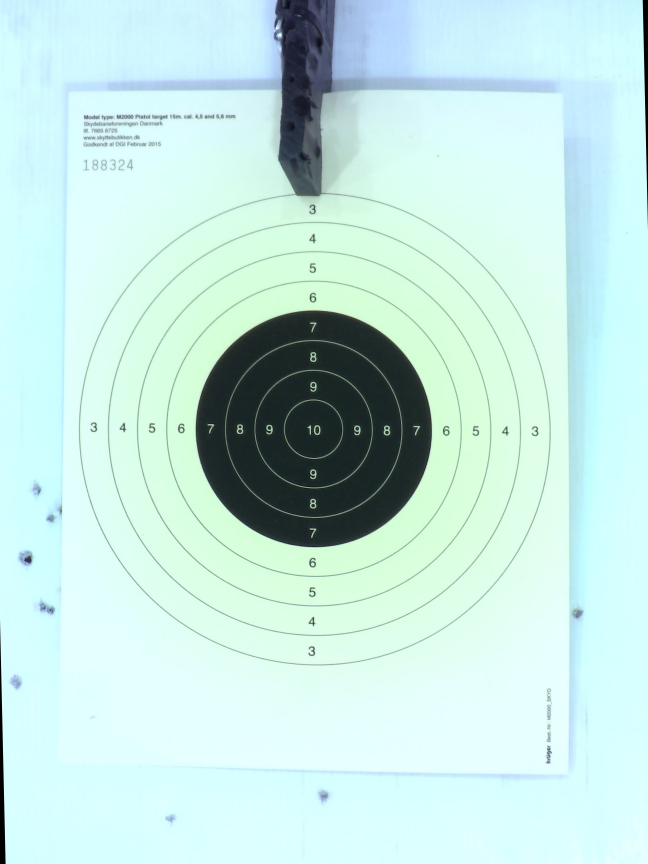
#> input picture test_frames/frame_0000_clean_target_corrected.jpg, 1944 x 2592 px (shown at 1/3 size); the run also reads 1 picture not shown here
$ python debug_darker_thresh.py
#> lines starting #> are read from the running program, lines starting #| are printed output that depends on the picture; after the words box and inside, x2 and y2 are one past the last pixel; in counts of white or black regions, pixels touching at a corner belong together
#> (reads ground_truth_holes.json from the repository)
#> further down, before is the input picture: shape (2592, 1944, 3); mean B, G, R 224.7, 230.2, 196.5
### target_detection.py
#!/usr/bin/env python3
"""
Target Detection Module
Detects shooting target circles and bullet holes using OpenCV
"""

import cv2
import numpy as np
import time
import yaml
import os


class TargetDetector:
    """Detects shooting targets and bullet holes"""

    def __init__(self):
        self.target_center = None
        self.target_radius = None
        self.detection_enabled = True

        # Detection stability
        self.detection_history = []
        self.max_history = 5
        self.stable_detection = None
        self.detection_confidence = 0

        # Outer circle detection
        self.outer_circle = None
        self.outer_circle_history = []
        self.stable_outer_circle = None
        self.outer_confidence = 0

        # Performance optimization - periodic detection
        self.last_detection_time = 0
        self.detection_interval = 1.0  # Run detection every 1 second
        self.cached_inner_result = None
        self.cached_outer_result = None

        # Frame change detection
        self.last_frame_gray = None
        self.frame_change_threshold = 0.05  # 5% change triggers re-detection

        # Perspective correction
        self.target_corners = None
        self.perspective_matrix = None
        self.min_target_area_ratio = 0.01  # Minimum 1% of frame area

        # Debug visualization
        self.debug_mode = False
        self.debug_type = "combined"  # "combined", "perspective", "circles"
        self.debug_frame = None
        self.debug_contours = None
        self.corner_debug_frame = None
        self.circle_debug_frame = None

        # Calibration mode for perspective detection
        self.calibration_mode = False  # When true, performs detection on demand

        # Debug frames
        self.corrected_debug_frame = None  # For perspective-corrected debug view

    def detect_black_circle_improved(self, frame):
        """
        Improved detection specifically for the large black circle target
        Automatically scales parameters based on frame resolution
        """
        # Convert to grayscale
        gray = cv2.cvtColor(frame, cv2.COLOR_BGR2GRAY)

        # Get frame dimensions for scaling
        h, w = frame.shape[:2]

        # Scale parameters based on resolution
        # Base resolution: 640x480, scaling factor for larger resolutions
        scale_factor = max(w / 640, h / 480)

        # Apply median blur to reduce noise while preserving edges
        blur_size = max(5, int(5 * scale_factor) | 1)  # Ensure odd number
        blurred = cv2.medianBlur(gray, blur_size)
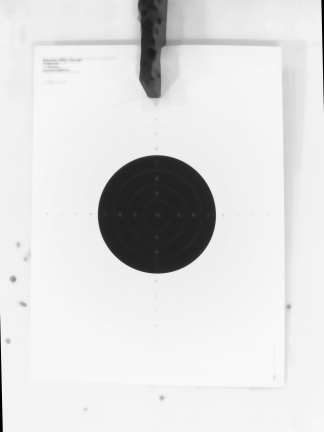
#> blurred: shape (2592, 1944) (shown at 1/6 size); min 0, max 248, mean 220.3

        # Create binary mask for very dark regions (black target area)
        # This threshold isolates the black circle from lighter areas
        _, binary = cv2.threshold(blurred, 80, 255, cv2.THRESH_BINARY_INV)
#> binary: shape (2592, 1944); 9.1% white; 6 white regions, box (x1, y1, x2, y2) and area: (588, 933, 1295, 1641) 392337, (829, 0, 994, 567) 56129, (0, 1900, 17, 2592) 6024, (1928, 0, 1944, 650) 5341, (935, 431, 962, 470) 790, (980, 25, 992, 34) 64

        # Remove small noise with morphological operations
        kernel_size = max(5, int(5 * scale_factor))
        kernel = cv2.getStructuringElement(cv2.MORPH_ELLIPSE, (kernel_size, kernel_size))
        binary = cv2.morphologyEx(binary, cv2.MORPH_OPEN, kernel)
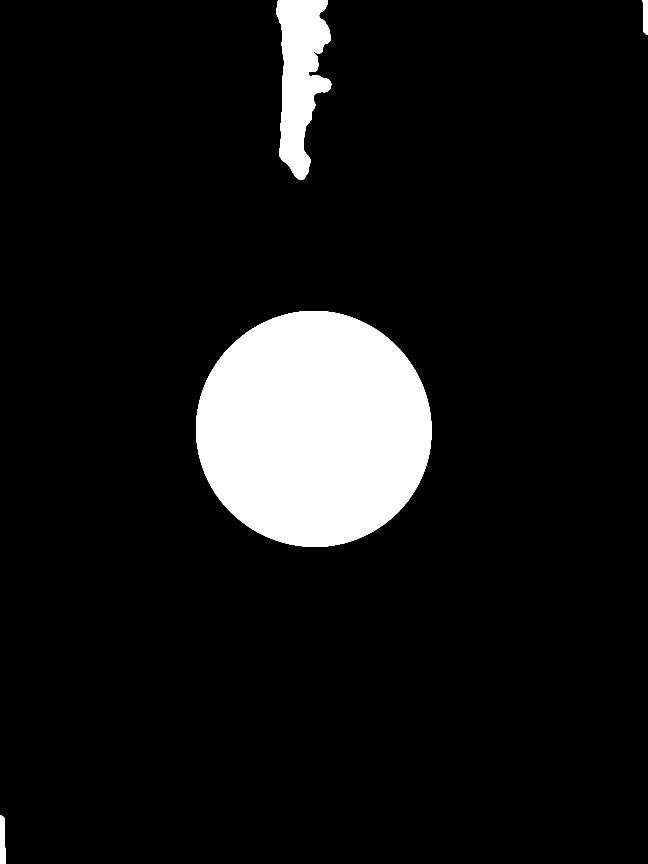
#> binary: shape (2592, 1944) (shown at 1/3 size); 9% white; 4 white regions, box (x1, y1, x2, y2) and area: (588, 933, 1295, 1641) 392336, (829, 0, 994, 540) 55361, (0, 2446, 17, 2592) 2147, (1928, 0, 1944, 104) 1470
        binary = cv2.morphologyEx(binary, cv2.MORPH_CLOSE, kernel)
#> binary: shape (2592, 1944); 9% white; 4 white regions

        # Create circle detection debug visualization
        if self.debug_mode:
            self.circle_debug_frame = cv2.cvtColor(binary, cv2.COLOR_GRAY2BGR)
            cv2.putText(self.circle_debug_frame, "CIRCLE DETECTION DEBUG",
                       (10, 50), cv2.FONT_HERSHEY_SIMPLEX, 1.2, (0, 255, 255), 3)
            cv2.putText(self.circle_debug_frame, f"Threshold: 80, Scale: {scale_factor:.1f}",
                       (10, 100), cv2.FONT_HERSHEY_SIMPLEX, 1.0, (255, 255, 255), 3)

        # Find contours in the binary image
        contours, _ = cv2.findContours(binary, cv2.RETR_EXTERNAL, cv2.CHAIN_APPROX_SIMPLE)
#> contours = 4 contours; box (x1, y1, x2, y2) and area: (588, 933, 1295, 1641) 391338, (829, 0, 994, 540) 55249, (0, 2446, 17, 2592) 1990, (1928, 0, 1944, 104) 1356

        # Filter contours for the main black circle
        best_circle = None
        best_score = 0

        # Scale size thresholds based on resolution
        min_area = int(5000 * scale_factor * scale_factor)
        max_area = int(100000 * scale_factor * scale_factor)
        min_radius = int(40 * scale_factor)
        max_radius = int(400 * scale_factor)

        for contour in contours:
            area = cv2.contourArea(contour)

            # Size filtering - target should be reasonably large
            if area < min_area or area > max_area:
                continue

            # Fit circle to contour
            (x, y), radius = cv2.minEnclosingCircle(contour)
            center = (int(x), int(y))
            radius = int(radius)

            # Check if circle is reasonably sized and positioned
            if (radius < min_radius or radius > max_radius or
                x < radius or y < radius or
                x + radius > w or y + radius > h):
                continue

            # Calculate circularity (how round the contour is)
            perimeter = cv2.arcLength(contour, True)
            if perimeter == 0:
                continue

            circularity = 4 * np.pi * area / (perimeter * perimeter)

            # Check how well the contour fits a circle
            circle_area = np.pi * radius * radius
            area_ratio = area / circle_area if circle_area > 0 else 0

            # Position preference - prefer circles closer to center of frame
            center_x, center_y = w // 2, h // 2
            distance_from_center = np.sqrt((x - center_x)**2 + (y - center_y)**2)
            max_distance = np.sqrt(center_x**2 + center_y**2)
            center_score = 1.0 - (distance_from_center / max_distance)

            # Calculate darkness score for this region
            mask = np.zeros(gray.shape, dtype=np.uint8)
            cv2.circle(mask, center, radius, 255, -1)
            mean_intensity = cv2.mean(gray, mask=mask)[0]
            darkness_score = (255 - mean_intensity) / 255  # Higher for darker regions

            # Combined score: circularity + area fit + darkness + center position
            score = (circularity * 0.3 +
                    area_ratio * 0.3 +
                    darkness_score * 0.3 +
                    center_score * 0.1)

            # Must be reasonably circular and dark
            if circularity > 0.6 and darkness_score > 0.3 and score > best_score:
                best_score = score
                best_circle = (center[0], center[1], radius)
#> this loop made 4 passes
#> area on passes 1, 3, 4: 1990.5, 1356, 55249
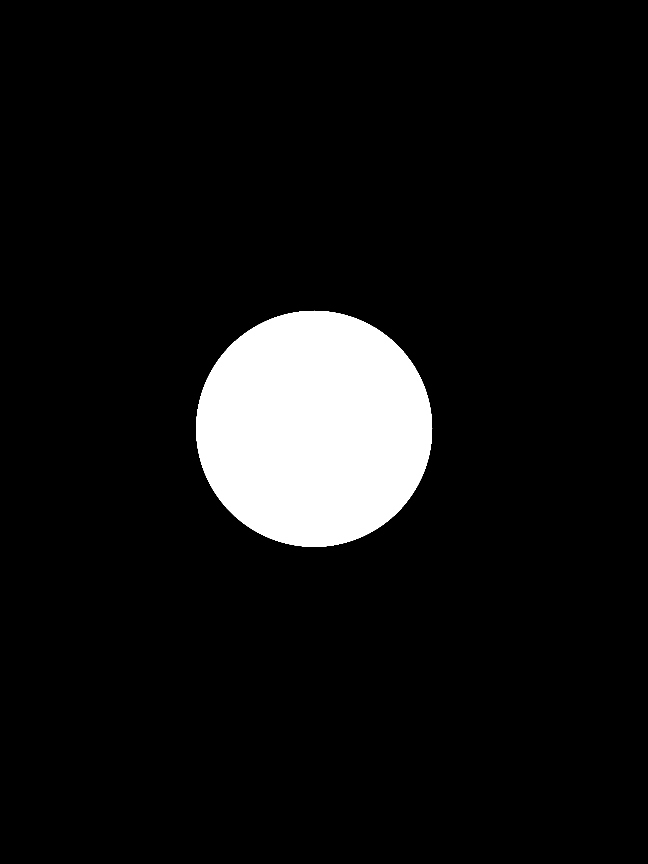
#> mask: shape (2592, 1944) (shown at 1/3 size); 7.8% white; 1 white region, box (x1, y1, x2, y2) and area: (588, 932, 1297, 1641) 393657
#> after the loop, best_score = 0.917

        # Add debug visualization for circle detection
        if self.debug_mode and self.circle_debug_frame is not None:
            # Draw all contours in blue
            cv2.drawContours(self.circle_debug_frame, contours, -1, (255, 0, 0), 2)

            # Draw the best circle in green if found
            if best_circle is not None:
                center = (int(best_circle[0]), int(best_circle[1]))
                radius = int(best_circle[2])
                cv2.circle(self.circle_debug_frame, center, radius, (0, 255, 0), 3)
                cv2.circle(self.circle_debug_frame, center, 5, (0, 0, 255), -1)
                cv2.putText(self.circle_debug_frame, f"Circle: r={radius}",
                           (center[0] - 80, center[1] - radius - 15),
                           cv2.FONT_HERSHEY_SIMPLEX, 1.0, (0, 255, 0), 3)

            cv2.putText(self.circle_debug_frame, f"Contours: {len(contours)}, Best Score: {best_score:.2f}",
                       (10, 150), cv2.FONT_HERSHEY_SIMPLEX, 1.0, (255, 255, 255), 3)

        return best_circle

    # [971 lines left out: functions detect_outer_circle, detect_outer_circle_ellipse_based, _calculate_edge_score, _has_significant_frame_change, _should_run_detection, detect_rectangular_target and 13 more, not called in this run]

    def set_detection_enabled(self, enabled):
        """Enable or disable target detection"""
        self.detection_enabled = enabled

    # [8 lines left out: function force_detection, not called in this run]

    def set_detection_interval(self, interval):
        """Set detection interval in seconds"""
        self.detection_interval = max(0.1, interval)  # Minimum 0.1 seconds

    # [7 lines left out: function get_corrected_target_image, not called in this run]

    def set_debug_mode(self, enabled):
        """Enable or disable debug visualization mode"""
        self.debug_mode = enabled

    # [78 lines left out: functions set_debug_type, get_debug_frame, get_debug_frame_jpeg, generate_debug_frame, not called in this run]

    def get_corrected_debug_frame(self):
        """Get perspective-corrected frame for debugging"""
        return self.corrected_debug_frame

    # [61 lines left out: functions _create_combined_debug_frame, get_detection_status, not called in this run]

    def save_perspective_calibration(self, camera_resolution=None):
        """Deprecated: Perspective calibration is now handled by CameraController"""
        return False, "Perspective calibration is now handled by CameraController"

    def load_perspective_calibration(self):
        """Deprecated: Perspective calibration is now handled by CameraController"""
        return False, "Perspective calibration is now handled by CameraController"

    def calibrate_perspective(self, frame):
        """Deprecated: Perspective calibration is now handled by CameraController"""
        return False, "Perspective calibration is now handled by CameraController"

    # [4 lines left out: function set_calibration_mode, not called in this run]


    def get_perspective_matrix(self):
        """Get the current perspective matrix for main stream correction"""
        return self.perspective_matrix

### debug_darker_thresh.py
#!/usr/bin/env python3
"""
Debug script to visualize the darker_thresh image
"""

import cv2
import numpy as np
from target_detection import TargetDetector
import json
import os

# Load ground truth
with open('ground_truth_holes.json', 'r') as f:
    ground_truth = json.load(f)

gt_holes = ground_truth['holes']

# Load images
before_path = "test_frames/frame_0000_clean_target_corrected.jpg"
after_path = "test_frames/frame_0930_all_10_shots_corrected.jpg"

before = cv2.imread(before_path)
after = cv2.imread(after_path)

before_gray = cv2.cvtColor(before, cv2.COLOR_BGR2GRAY)
after_gray = cv2.cvtColor(after, cv2.COLOR_BGR2GRAY)

# Detect target
target_detector = TargetDetector()
inner_circle = target_detector.detect_black_circle_improved(before)
#> inner_circle = (942, 1286, 354)
target_center = (int(inner_circle[0]), int(inner_circle[1]))
#> target_center = (942, 1286)
inner_radius = int(inner_circle[2])
#> inner_radius = 354

# Create dark mask
_, dark_mask = cv2.threshold(before_gray, 60, 255, cv2.THRESH_BINARY_INV)
#> dark_mask: shape (2592, 1944); 8.4% white; 123 white regions (93 under 20 px), largest, box (x1, y1, x2, y2) and area: (588, 933, 1295, 1641) 164465, (678, 1024, 1204, 1551) 114821, (767, 1113, 1115, 1462) 68109
kernel = cv2.getStructuringElement(cv2.MORPH_ELLIPSE, (7, 7))
dark_mask = cv2.morphologyEx(dark_mask, cv2.MORPH_CLOSE, kernel)
#> dark_mask: shape (2592, 1944); 8.8% white; 37 white regions (26 under 20 px), largest, box (x1, y1, x2, y2) and area: (588, 933, 1295, 1641) 390030, (831, 0, 970, 512) 39747, (0, 1891, 17, 2592) 5976

# Calculate difference (same as detector)
diff = cv2.absdiff(before_gray, after_gray)
diff_masked = cv2.bitwise_and(diff, diff, mask=dark_mask)

darker_regions = cv2.subtract(before_gray, after_gray)
darker_regions = cv2.bitwise_and(darker_regions, darker_regions, mask=dark_mask)

_, darker_thresh = cv2.threshold(darker_regions, 1.5, 255, cv2.THRESH_BINARY)
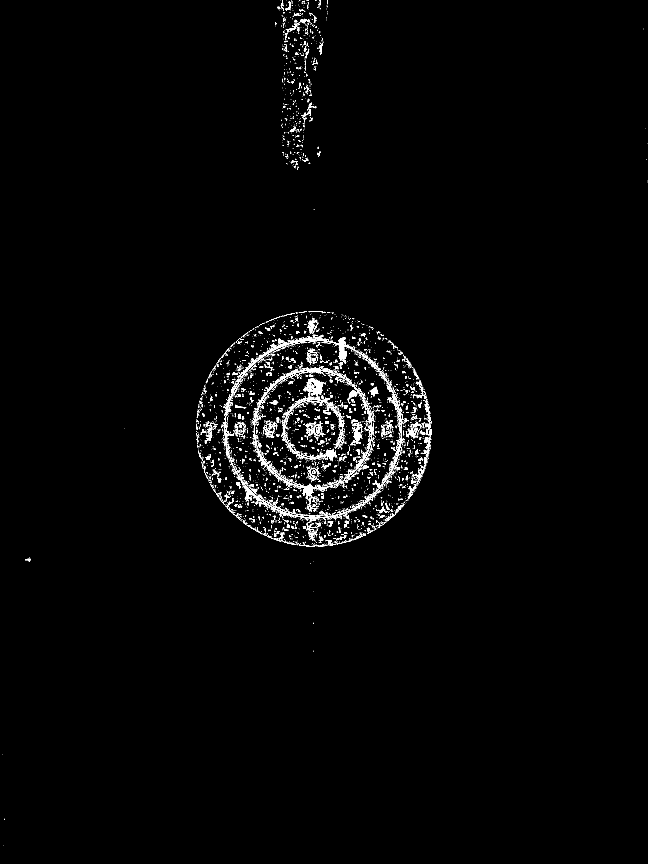
#> darker_thresh: shape (2592, 1944) (shown at 1/3 size); 1.3% white in thin lines or dots

# Clean up
kernel = cv2.getStructuringElement(cv2.MORPH_ELLIPSE, (3, 3))
#> kernel = [[0, 1, 0], [1, 1, 1], [0, 1, 0]]
darker_thresh = cv2.morphologyEx(darker_thresh, cv2.MORPH_OPEN, kernel)
#> darker_thresh: shape (2592, 1944); 0.71% white; 1291 white regions (881 under 20 px), largest, box (x1, y1, x2, y2) and area: (970, 1012, 1047, 1082) 1359, (921, 1134, 968, 1189) 1260, (722, 1018, 951, 1135) 1135
darker_thresh = cv2.morphologyEx(darker_thresh, cv2.MORPH_CLOSE, kernel)
#> darker_thresh: shape (2592, 1944); 0.73% white; 1141 white regions (758 under 20 px), largest, box (x1, y1, x2, y2) and area: (701, 1008, 951, 1161) 1470, (970, 1012, 1047, 1091) 1428, (921, 1134, 968, 1189) 1326

# Create colored visualization
darker_thresh_colored = cv2.cvtColor(darker_thresh, cv2.COLOR_GRAY2BGR)

# Draw GT #7 and #8 positions
for gt_hole in gt_holes:
    if gt_hole['hole_number'] in [7, 8]:
        x, y = gt_hole['x'], gt_hole['y']

        cv2.circle(darker_thresh_colored, (x, y), 30, (0, 0, 255), 3)
        cv2.drawMarker(darker_thresh_colored, (x, y), (0, 0, 255), cv2.MARKER_CROSS, 40, 3)

        label = f"GT #{gt_hole['hole_number']}"
        cv2.putText(darker_thresh_colored, label, (x + 40, y),
                   cv2.FONT_HERSHEY_SIMPLEX, 1.0, (0, 0, 255), 2)

# Extract region around GT #7 and #8
roi_x1 = 920
roi_y1 = 920
roi_x2 = 1140
roi_y2 = 1140

roi_thresh = darker_thresh[roi_y1:roi_y2, roi_x1:roi_x2]
#> roi_thresh: shape (220, 220); 8% white; 93 white regions (60 under 20 px), largest, box (x1, y1, x2, y2) and area: (50, 92, 127, 171) 1428, (32, 187, 119, 220) 279, (0, 88, 31, 103) 185
roi_after = after_gray[roi_y1:roi_y2, roi_x1:roi_x2]

# Upscale ROI for better visualization
scale = 3
roi_thresh_large = cv2.resize(roi_thresh, None, fx=scale, fy=scale, interpolation=cv2.INTER_NEAREST)
#> roi_thresh_large: shape (660, 660); 8% white; 93 white regions (4 under 20 px), largest, box (x1, y1, x2, y2) and area: (150, 276, 381, 513) 12852, (96, 561, 357, 660) 2511, (0, 264, 93, 309) 1665
roi_after_large = cv2.resize(roi_after, None, fx=scale, fy=scale, interpolation=cv2.INTER_NEAREST)

# Add markers to ROI
roi_thresh_colored = cv2.cvtColor(roi_thresh_large, cv2.COLOR_GRAY2BGR)
#> roi_thresh_colored: shape (660, 660, 3); 8% white; 93 white regions (4 under 20 px)
roi_after_colored = cv2.cvtColor(roi_after_large, cv2.COLOR_GRAY2BGR)

for gt_hole in gt_holes:
    if gt_hole['hole_number'] in [7, 8]:
        x, y = gt_hole['x'], gt_hole['y']

        # Translate to ROI coordinates and scale
        roi_x = int((x - roi_x1) * scale)
        roi_y = int((y - roi_y1) * scale)

        if 0 <= roi_x < roi_thresh_colored.shape[1] and 0 <= roi_y < roi_thresh_colored.shape[0]:
            cv2.circle(roi_thresh_colored, (roi_x, roi_y), 20, (0, 0, 255), 2)
            cv2.circle(roi_after_colored, (roi_x, roi_y), 20, (0, 0, 255), 2)

            label = f"#{gt_hole['hole_number']}"
            cv2.putText(roi_thresh_colored, label, (roi_x + 25, roi_y),
                       cv2.FONT_HERSHEY_SIMPLEX, 0.7, (0, 0, 255), 2)
            cv2.putText(roi_after_colored, label, (roi_x + 25, roi_y),
                       cv2.FONT_HERSHEY_SIMPLEX, 0.7, (0, 0, 255), 2)
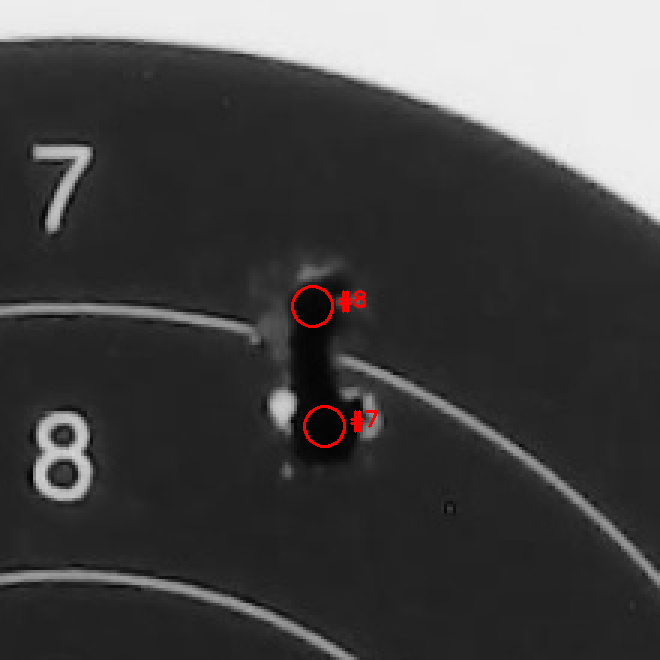
#> roi_after_colored: shape (660, 660, 3); mean B, G, R 70, 70, 70.8
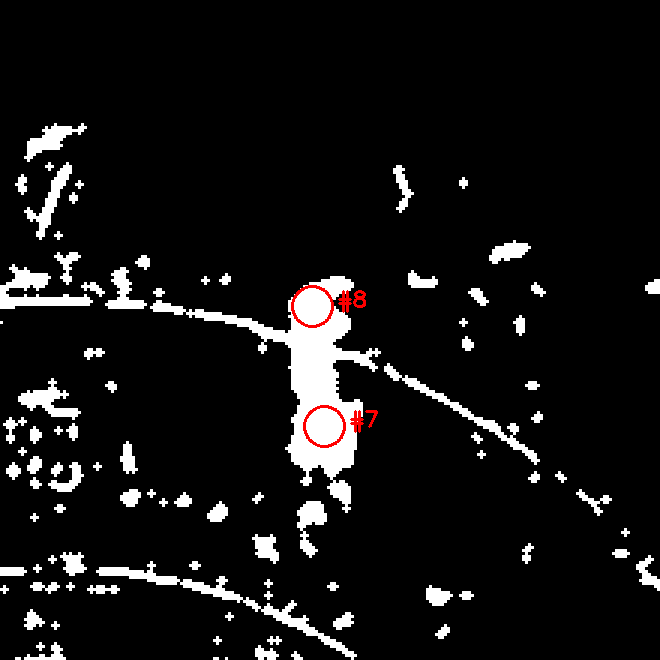
#> roi_thresh_colored: shape (660, 660, 3); mean B, G, R 19.9, 19.9, 20.7

# Find contours and draw them
contours, _ = cv2.findContours(roi_thresh, cv2.RETR_EXTERNAL, cv2.CHAIN_APPROX_SIMPLE)
#> contours = 93 contours, 72 with area under 20; largest, box (x1, y1, x2, y2) and area: (50, 92, 127, 171) 1264, (32, 187, 119, 220) 182, (0, 88, 31, 103) 132, (128, 121, 180, 155) 104, (6, 126, 27, 140) 82

print(f"Found {len(contours)} contours in ROI")
#| Found 93 contours in ROI

# Draw contours on zoomed ROI
roi_contours = np.zeros_like(roi_thresh_colored)
for i, contour in enumerate(contours):
    area = cv2.contourArea(contour)

    # Scale contour for visualization
    contour_scaled = contour * scale

    cv2.drawContours(roi_contours, [contour_scaled], -1, (0, 255, 0), 2)

    # Get center
    M = cv2.moments(contour)
    if M['m00'] > 0:
        cx = int(M['m10'] / M['m00'])
        cy = int(M['m01'] / M['m00'])

        cx_scaled = cx * scale
        cy_scaled = cy * scale

        cv2.putText(roi_contours, f"{i+1}({int(area)})", (cx_scaled, cy_scaled),
                   cv2.FONT_HERSHEY_SIMPLEX, 0.5, (255, 255, 0), 1)

    print(f"  Contour {i+1}: area={area:.0f}px")
#> this loop made 93 passes
#> (area, cx, cy, cx_scaled, cy_scaled) on passes 17, 27, 28, 30, 33, 37, 38, 44: (30.5, 145, 198, 435, 594), (182.5, 75, 199, 225, 597), (27.5, 215, 190, 645, 570), (32, 24, 187, 72, 561), (40, 88, 182, 264, 546), (71.5, 103, 173, 309, 519), (23.5, 72, 170, 216, 510), (21.5, 43, 165, 129, 495)
#> (printed output is left out)

# Combine visualizations
combined_roi = np.hstack([roi_after_colored, roi_thresh_colored, roi_contours])
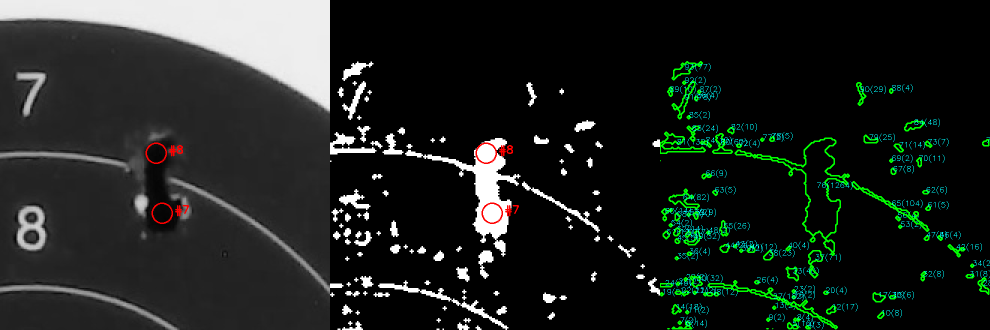
#> combined_roi: shape (660, 1980, 3) (shown at 1/2 size); mean B, G, R 31.9, 36, 30.5

# Save
output_dir = "test_outputs/debug"
os.makedirs(output_dir, exist_ok=True)

cv2.imwrite(f"{output_dir}/darker_thresh_full.jpg", darker_thresh_colored)
cv2.imwrite(f"{output_dir}/darker_thresh_roi.jpg", combined_roi)

print(f"\nSaved to:")
print(f"  {output_dir}/darker_thresh_full.jpg")
print(f"  {output_dir}/darker_thresh_roi.jpg")
print(f"\nROI shows:")
print(f"  Left: After image (raw grayscale)")
print(f"  Middle: Darker threshold (GT #7 and #8 marked)")
print(f"  Right: Detected contours")
